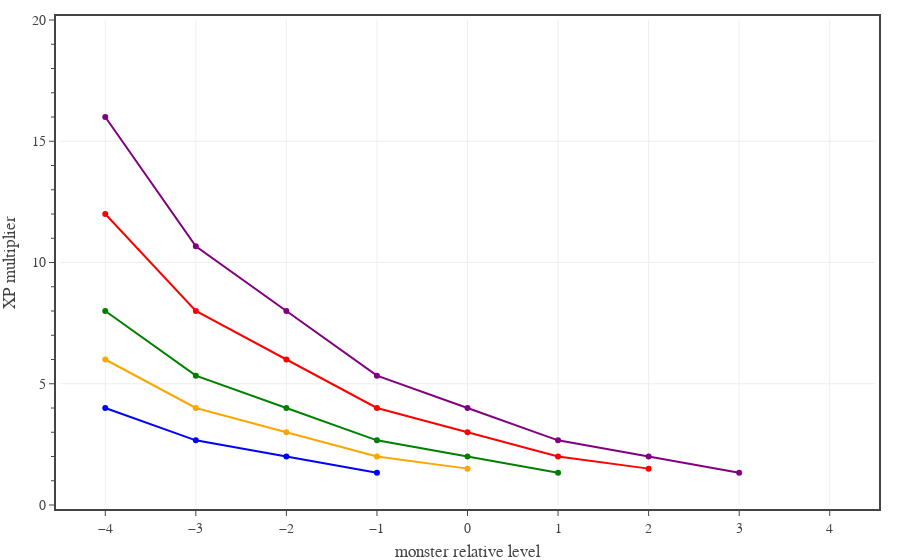

Notebook code for this chart:
### Code cell
# plots the encounter multiplier as well as the difference in critical hit chance

rel_level = [-4, -3, -2, -1, 0, 1, 2, 3, 4]
mon_xp = [10, 15, 20, 30, 40, 60, 80, 120, 160]
#enc_diff = ['Trivial', 'Low', 'Moderate', 'Severe', 'Extreme']
#enc_xp = [40, 60, 80, 120, 160]
enc_diffs = [
    dict(diff='Trivial',  xp=40,  color='blue'),
    dict(diff='Low',      xp=60,  color='orange'),
    dict(diff='Moderate', xp=80,  color='green'),
    dict(diff='Severe',   xp=120, color='red'),
    dict(diff='Extreme',  xp=160, color='purple'),
]

def encounter_multiplier_DMG(pc_count, npc_count):
    """Returns the encounter multiplier given by the DMG
    pc_count -- number of PCs in the encounter
    npc_count -- number of NPCs in the encounter
    """
    n_array = np.asarray([1,2,3,7,11,15])
    m_array = np.asarray([0.5, 1.0, 1.5, 2.0, 2.5, 3.0, 4.0, 5.0])
    i = 1 + n_array[n_array <= max(npc_count,1)].argmax()
    if pc_count >= 6:
        i -= 1
    elif pc_count <= 2:
        i += 1
    return m_array[i]

def number_of_monsters(enc_xp, mon_xp):
    return np.floor(enc_xp/mon_xp)

# create figure
fig = go.Figure(
    layout=go.Layout(
        template=TFB_TEMPLATE,
        margin=dict(l=60, r=25, b=55, t=20, pad=4),
        xaxis=dict(
            title_text='monster relative level',
            range=[-4.5,4.5],
            tick0=0, dtick=1,
            #minor=dict(tick0=0, dtick=1),
        ),
        yaxis=dict(
            title_text='XP multiplier',
            range=[0,20],
            tick0=0, dtick=5,
            minor=dict(tick0=0, dtick=1),
        ),
        legend=dict(
            xanchor='left', yanchor='top',
            x=0.00, y=1.00,
            orientation='h',
            tracegroupgap=0,
        )
    )
)

for ed in enc_diffs:
    #n_mon = [number_of_monsters(ed['xp'], xp) for xp in mon_xp]
    #n_mon = np.array([n for n in n_mon if n > 0])
    n_mon = np.array([ed['xp']/xp for xp in mon_xp if xp < ed['xp']])
    fig.add_trace(go.Scatter(
        x=rel_level[0:len(n_mon)], 
        y=n_mon,
        mode='markers+lines', 
        marker=dict(size=6, color=ed['color']),
        name=ed['diff'],
        showlegend=False,
        legendgroup=ed['diff'],
        hovertemplate=
            'Level %{x}<br>'+
            'Monsters %{y:.0f}'+ 
            '<extra></extra>'
    ))
    """coefs = np.polyfit(rel_level[0:len(n_mon)], n_mon, 2)
    poly = np.poly1d(coefs)
    fig.add_trace(go.Scatter(
        x=rel_level[0:len(n_mon)], 
        y=poly(rel_level[0:len(n_mon)]),
        mode='lines', 
        line=dict(color=ed['color'], dash='solid'),
        name=ed['diff'],
        legendgroup=ed['diff'],
        hoverinfo='skip',
    ))"""

# save large format figure
"""if SAVEFIGS:
    file_name = f'./fig-pf-xp-multiplier-components-large.html'
    fig_html = fig.to_html(
        include_plotlyjs=False, 
        full_html=False, 
        config=TFB_CONFIG
    )
    fig_soup = BeautifulSoup(fig_html, 'html.parser')
    fig_soup.div['class'] = 'plotly-div-large'
    with open(file_name, 'wb') as fout:
        fout.write(fig_soup.prettify('utf-8'))

# save small format figure
if SAVEFIGS:
    fig.update_traces(marker=dict(size=4))
    fig.update_layout(font=dict(size=10))
    file_name = f'./fig-pf-xp-multiplier-components-small.html'
    fig_html = fig.to_html(
        include_plotlyjs=False, 
        full_html=False, 
        config=TFB_CONFIG
    )
    fig_soup = BeautifulSoup(fig_html, 'html.parser')
    fig_soup.div['class'] = 'plotly-div-small'
    #fig_soup.div['style'] = 'aspect-ratio: 600/550;'
    with open(file_name, 'wb') as fout:
        fout.write(fig_soup.prettify('utf-8'))"""

# show figure
fig.show(config=TFB_CONFIG)

### Figure 1 — Plotly figure (JSON) as saved in the notebook; plotly's stock layout.template omitted (floating-point values rounded to 4 significant figures)
{"data": [{"hovertemplate": "Level %{x}<br>Monsters %{y:.0f}<extra></extra>", "legendgroup": "Trivial", "marker": {"color": "blue", "size": 6}, "mode": "markers+lines", "name": "Trivial", "showlegend": false, "type": "scatter", "x": [-4, -3, -2, -1], "y": [4, 2.667, 2, 1.333]}, {"hovertemplate": "Level %{x}<br>Monsters %{y:.0f}<extra></extra>", "legendgroup": "Low", "marker": {"color": "orange", "size": 6}, "mode": "markers+lines", "name": "Low", "showlegend": false, "type": "scatter", "x": [-4, -3, -2, -1, 0], "y": [6, 4, 3, 2, 1.5]}, {"hovertemplate": "Level %{x}<br>Monsters %{y:.0f}<extra></extra>", "legendgroup": "Moderate", "marker": {"color": "green", "size": 6}, "mode": "markers+lines", "name": "Moderate", "showlegend": false, "type": "scatter", "x": [-4, -3, -2, -1, 0, 1], "y": [8, 5.333, 4, 2.667, 2, 1.333]}, {"hovertemplate": "Level %{x}<br>Monsters %{y:.0f}<extra></extra>", "legendgroup": "Severe", "marker": {"color": "red", "size": 6}, "mode": "markers+lines", "name": "Severe", "showlegend": false, "type": "scatter", "x": [-4, -3, -2, -1, 0, 1, 2], "y": [12, 8, 6, 4, 3, 2, 1.5]}, {"hovertemplate": "Level %{x}<br>Monsters %{y:.0f}<extra></extra>", "legendgroup": "Extreme", "marker": {"color": "purple", "size": 6}, "mode": "markers+lines", "name": "Extreme", "showlegend": false, "type": "scatter", "x": [-4, -3, -2, -1, 0, 1, 2, 3], "y": [16, 10.67, 8, 5.333, 4, 2.667, 2, 1.333]}], "layout": {"legend": {"orientation": "h", "tracegroupgap": 0, "x": 0, "xanchor": "left", "y": 1, "yanchor": "top"}, "margin": {"b": 55, "l": 60, "pad": 4, "r": 25, "t": 20}, "xaxis": {"dtick": 1, "range": [-4.5, 4.5], "tick0": 0, "title": {"text": "monster relative level"}}, "yaxis": {"dtick": 5, "minor": {"dtick": 1, "tick0": 0}, "range": [0, 20], "tick0": 0, "title": {"text": "XP multiplier"}}}}
